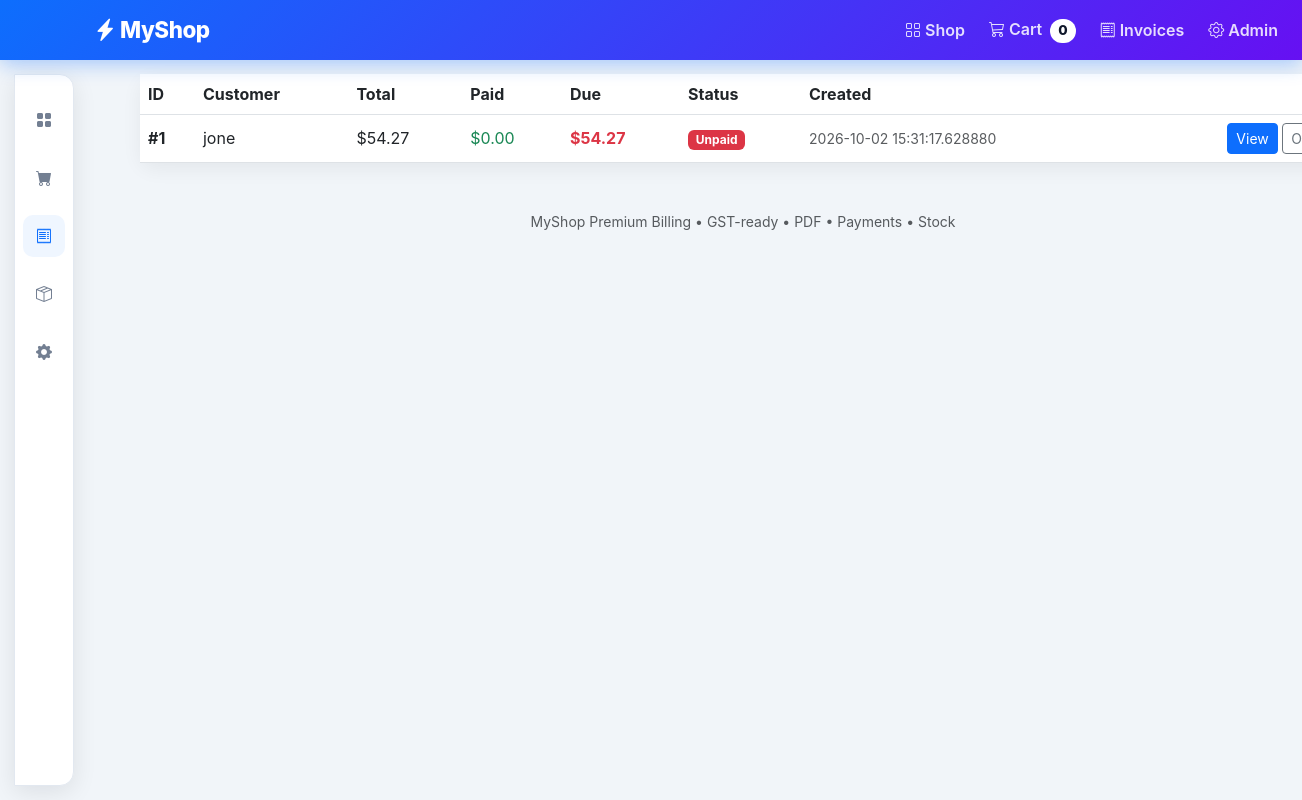
The app's page /invoices, older data.
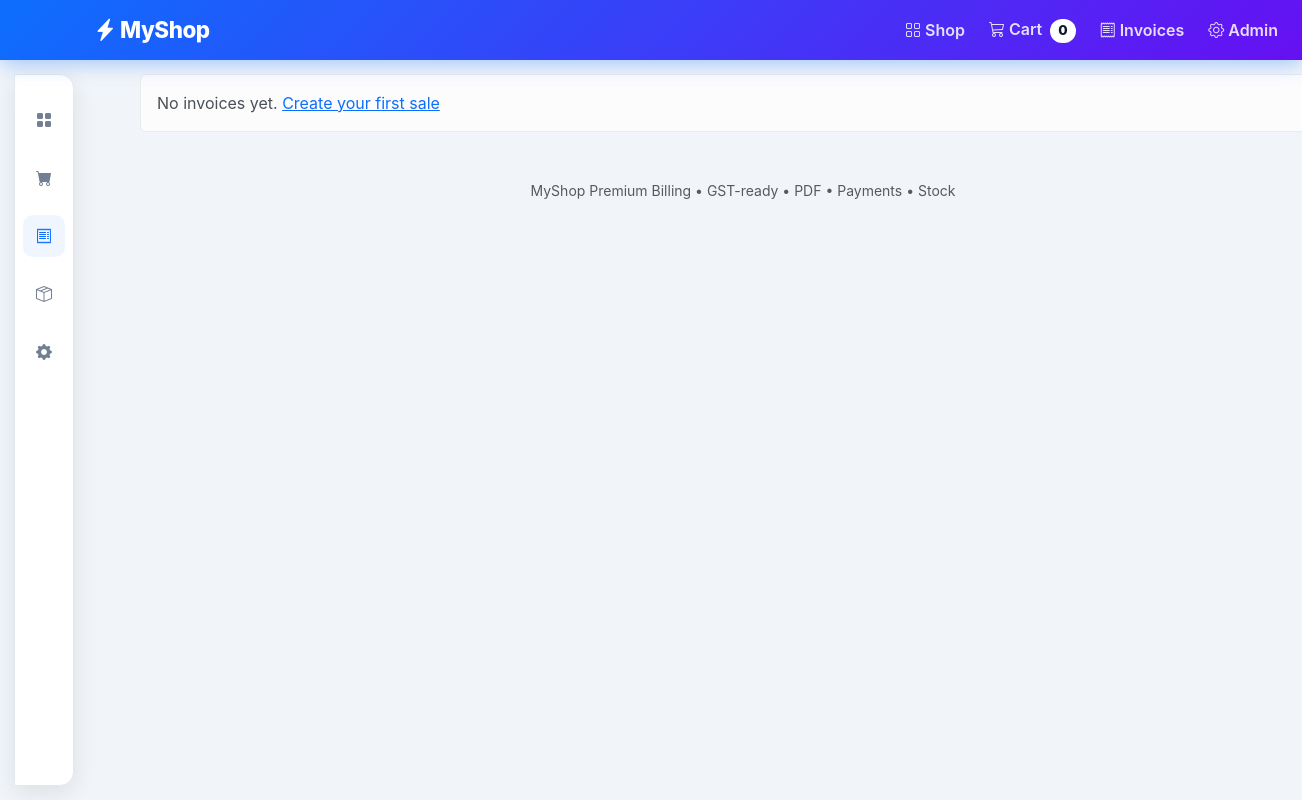
The same page, newer data.
### tables this page shows
CREATE TABLE invoices (
    id INTEGER PRIMARY KEY AUTOINCREMENT,
    customer TEXT,
    subtotal REAL DEFAULT 0,
    discount REAL DEFAULT 0,
    tax REAL DEFAULT 0,
    total REAL,
    status TEXT DEFAULT 'Unpaid',
    created TEXT
);

### app.py (the view)
@app.route("/invoices")
def invoices():
    db = get_db()
    status_f = request.args.get("status", "")
    if status_f in ("Paid", "Partially Paid", "Unpaid"):
        rows = db.execute("SELECT * FROM invoices WHERE status = ? ORDER BY created DESC", (status_f,)).fetchall()
    else:
        rows = db.execute("SELECT * FROM invoices ORDER BY created DESC").fetchall()
    enriched = []
    for inv in rows:
        paid = db.execute("SELECT COALESCE(SUM(amount),0) FROM payments WHERE invoice_id = ?", (inv["id"],)).fetchone()[0] or 0
        outstanding = (inv["total"] or 0) - paid
        status = _invoice_status(inv["total"], paid)
        if status != (inv["status"] or ""):
            try:
                db.execute("UPDATE invoices SET status = ? WHERE id = ?", (status, inv["id"]))
                db.commit()
            except Exception:
                pass
        d = dict(inv)
        d["paid"] = paid
        d["outstanding"] = outstanding
        d["derived_status"] = status
        enriched.append(d)
    return render_template("invoices.html", invoices=enriched, active_status=status_f)

### app.py (called while the page is built)
def get_db():
    db = getattr(g, "db", None)
    if db is None:
        db = g.db = sqlite3.connect(DB_PATH)
        db.row_factory = sqlite3.Row
    return db

def _cols(db, table):
    try:
        return [r[1] for r in db.execute(f"PRAGMA table_info({table})").fetchall()]
    except Exception:
        return []

@app.before_request
def ensure_migrations():
    if DB_PATH.exists():
        try:
            migrate_db()
        except Exception:
            pass

def _invoice_status(inv_total, paid):
    if paid <= 0:
        return "Unpaid"
    if paid >= (inv_total or 0) - 0.01:
        return "Paid"
    return "Partially Paid"

@app.after_request
def set_security_headers(response):
    response.headers.setdefault("X-Content-Type-Options", "nosniff")
    response.headers.setdefault("X-Frame-Options", "SAMEORIGIN")
    response.headers.setdefault("Referrer-Policy", "no-referrer")
    return response

### templates/invoices.html
{% extends "layout.html" %}
{% block content %}
  <div class="d-flex justify-content-between align-items-center mb-3 flex-wrap gap-2">
    <h3 class="fw-bold mb-0">Invoices</h3>
    <div class="d-flex gap-2">
      <a href="/invoices" class="btn btn-sm {{ 'btn-dark' if not active_status else 'btn-outline-secondary' }}">All</a>
      <a href="/invoices?status=Paid" class="btn btn-sm {{ 'btn-success' if active_status=='Paid' else 'btn-outline-success' }}">Paid</a>
      <a href="/invoices?status=Partially Paid" class="btn btn-sm {{ 'btn-warning' if active_status=='Partially Paid' else 'btn-outline-warning' }}">Partial</a>
      <a href="/invoices?status=Unpaid" class="btn btn-sm {{ 'btn-danger' if active_status=='Unpaid' else 'btn-outline-danger' }}">Unpaid</a>
    </div>
  </div>
  {% if invoices %}
    <div class="card shadow-sm">
      <div class="table-responsive">
      <table class="table align-middle mb-0">
        <thead><tr><th>ID</th><th>Customer</th><th>Total</th><th>Paid</th><th>Due</th><th>Status</th><th>Created</th><th></th></tr></thead>
        <tbody>
          {% for inv in invoices %}
            <tr>
              <td class="fw-bold">#{{ inv.id }}</td>
              <td>{{ inv.customer }}</td>
              <td>${{ '%.2f'|format(inv.total) }}</td>
              <td class="text-success">${{ '%.2f'|format(inv.paid) }}</td>
              <td class="fw-bold {{ 'text-danger' if inv.outstanding > 0 else 'text-muted' }}">${{ '%.2f'|format(inv.outstanding) }}</td>
              <td>
                {% if inv.derived_status == 'Paid' %}<span class="badge bg-success">Paid</span>
                {% elif inv.derived_status == 'Partially Paid' %}<span class="badge bg-warning text-dark">Partial</span>
                {% else %}<span class="badge bg-danger">Unpaid</span>{% endif %}
              </td>
              <td class="small text-muted">{{ inv.created }}</td>
              <td class="text-end"><a href="/invoice/{{ inv.id }}" class="btn btn-sm btn-primary">View</a> <a href="/order/{{ inv.id }}" class="btn btn-sm btn-outline-secondary">Order</a></td>
            </tr>
          {% endfor %}
        </tbody>
      </table>
      </div>
    </div>
  {% else %}
    <div class="alert alert-light">No invoices yet. <a href="/">Create your first sale</a></div>
  {% endif %}
{% endblock %}

Row changes from the older to the newer data that the page shows:
removed invoices: id "1", customer "jone", total "54.27", paid "0.00", outstanding "54.27", created "2026-10-02 15:31:17.628880"
Text that changed along with them:
text no longer shown: "ID Customer Total Paid Due Status Created"
text now shown: "No invoices yet. Create your first sale"
